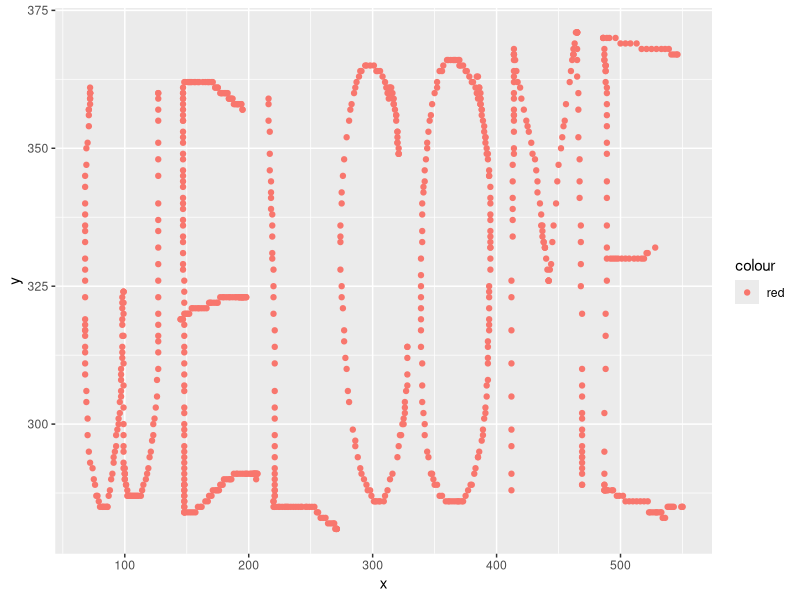

Recreate this plot in R.
library(tidyverse)
df <- read.table("message.csv", sep = ",", header = 1)
# head(df)
qplot(data = df, x = x, y = y, geom = "point", color = "red")
